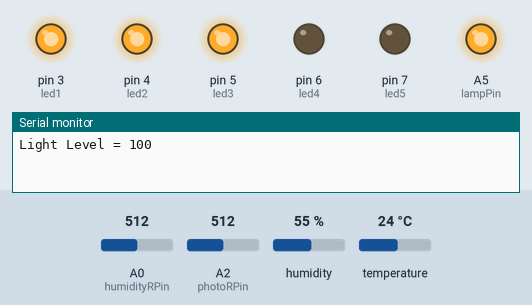
This sketch was run on a simulated Arduino Uno, built with avr-gcc and run on an emulated ATmega328P. On the bench: output pins drawn as LEDs (lit = HIGH), the last lines printed to the serial monitor. Inputs (shaded band) come from the test bench; at power-on: A2 (photoRPin) = 512, A0 (humidityRPin) = 512, humidity 55 %, temperature 24 °C. WiFi joins after 1.5 s; servers stay silent unless stated; pins used as bus, display or sensor lines are not drawn.

Above: at 3.7 s.
3.8 s: A2 (photoRPin) set to 481
At 5.7 s:
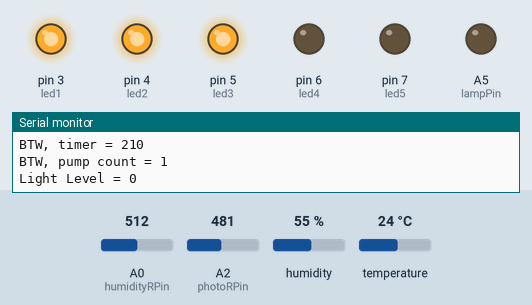
6.5 s: A0 (humidityRPin) set to 583
8.6 s: A0 (humidityRPin) set to 606
At 10.8 s:
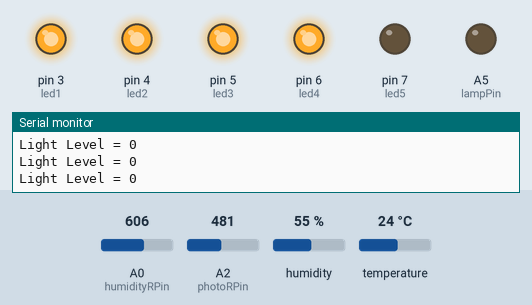
11.1 s: A2 (photoRPin) set to 716
At 12.3 s:
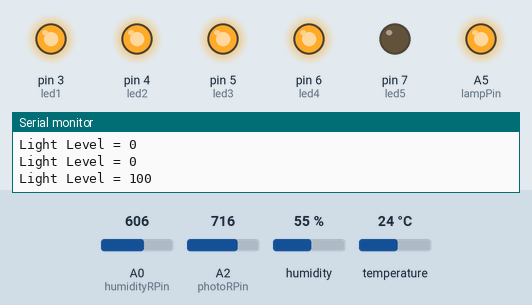
13.3 s: A0 (humidityRPin) set to 881
16.3 s: A0 (humidityRPin) set to 911
At 17.4 s:
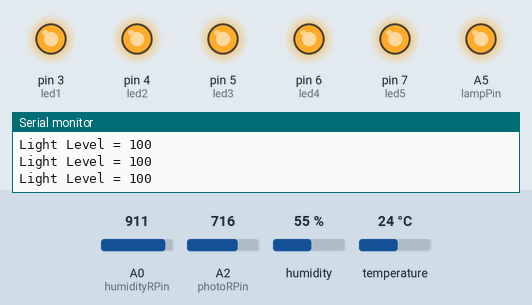
Timing chart, 0 to 18.9 s (numbered marks = the images above; inputs shaded):
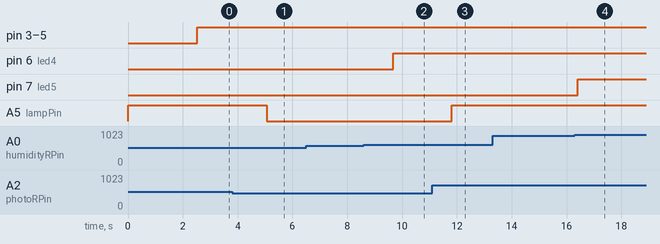

The sketch:

Garduino.ino
```cpp
#include <ThingSpeak.h>
#include <dht.h>
#include <SPI.h>
#include <Ethernet.h>


/* Garduino by Daniel Franulovic
 *  From tutorial examples on the web, free use
 *  - Analog signal read for humidity
 *  - Digital led gauge for output of analog value (5 leds, from green to red, depending on the level of signal from 0 super wet to 1024 super dry)
 *  - Air humidity DHT11 sensor on PWM pin that prints to monitor (for future saving on web server, wi-fi module pending)
 *  - Light sensor on analog with min/max adjustments (for future saving on cloud server, wi-fi module pending)
 *  - Water pump control based on soil humidity value
 *  - ThingSpeak integration for cloud upload of values
*/

// Ethernet declarations
byte mac[] = { 0xDE, 0xAD, 0xBE, 0xEF, 0xFE, 0xED};
EthernetClient client;

// ThingSpeak
unsigned long myChannelNumber = 174024;
const char * myWriteAPIKey = "I9651R8WWE30XEZW";
int timer = 200;

// leds for the digital output
int led1 = 3;
int led2 = 4;
int led3 = 5;
int led4 = 6;
int led5 = 7;

// Declarations of variables for Light Sensor
int photoRPin = A2;      // Using A2
int minLight;           // Used to calibrate the readings
int maxLight;           // Used to calibrate the readings
int lightLevel;
int adjustedLightLevel;

// Variables for Humidity Sensor
int humidityRPin = A0;    // Using A0

// Variables for DHT (air humidity and temperature) Sensor
dht DHT;              // DHT variable
#define DHT11_PIN 8   // the PWM pin the DHT11 is attached to

// Lamp control
#define RELAY_ON 0
#define RELAY_OFF 1
#define lampPin A5   // Using analog pin for lamp relay (digital pins are full)
int lightState = RELAY_OFF; // Lamp off

// Code for water pump
#define WATER_ON 0
#define WATER_OFF 1
#define waterPin 1    // Digital pin for water pump
int pumpSafety = WATER_ON;   // Safety mode to disable pump if humidity detector fails
int pumpCount = 0;
int pumpState = WATER_OFF;

// the setup routine runs once when you press reset:
void setup() {

  // declare digital gauge leds to be outputs
  pinMode(led1, OUTPUT);
  pinMode(led2, OUTPUT);
  pinMode(led3, OUTPUT);
  pinMode(led4, OUTPUT);
  pinMode(led5, OUTPUT);

  //Setup the starting light level limits (for Light Sensor)
  lightLevel=analogRead(photoRPin);
  minLight=lightLevel-20;
  maxLight=lightLevel;


  // guarantee that lamp is off
  digitalWrite(lampPin, RELAY_OFF);
  // declare lamp pin to be output
  pinMode(lampPin, OUTPUT);

  // guarantee that pump is off
  digitalWrite(waterPin, WATER_OFF);
  // declare water pin to be output
  pinMode(waterPin, OUTPUT);

  // Ethernet
  Ethernet.begin(mac);

  // ThingSpeak
  ThingSpeak.begin(client);

  // Waiting for sensors to stabilize
  delay(1000);

  // initialize serial communication at 9600 bits per second:
  Serial.begin(9600);
}

// the loop routine runs over and over again forever:
void loop() {

  // read the input for soil humidity value:
  int humidity = analogRead(humidityRPin);


  // print out the value you read for debug purposes:
  // Serial.println(humidity);

  // DHT11 section of the code
  // read the input for air humidity and temperature
  int chk = DHT.read11(DHT11_PIN);

   // If you want to use serial monitor for DHT11 values, uncomment this section
  /*Serial.print("Temperature = ");
  Serial.println(DHT.temperature);
  Serial.print("Humidity = ");
  Serial.println(DHT.humidity);


  Serial.print("Pump State = ");
  Serial.println(pumpState);
  Serial.print("Pump Safety = ");
  Serial.println(pumpSafety);
  Serial.print("Pump Count = ");
  Serial.println(pumpCount);
  */


  if (pumpCount > 10) pumpSafety = WATER_OFF;   // Disable pump if it has been running for over 10 seconds

  if (humidity >= 900) // totally dry
  {
    digitalWrite(led1, HIGH);
    digitalWrite(led2, HIGH);
    digitalWrite(led3, HIGH);
    digitalWrite(led4, HIGH);
    digitalWrite(led5, HIGH);
    if (pumpSafety == WATER_ON)
      {
        digitalWrite (waterPin, WATER_ON);
        pumpState = WATER_ON;
        delay(1000);  // 1 second for pump to run and humidify soil
        timer = timer + 10;
        pumpCount++;
      }
    else
      {
        digitalWrite (waterPin, WATER_OFF);
      }
  }
  else if (humidity >= 600  && humidity < 900) // very dry
  {
    digitalWrite(led1, HIGH);
    digitalWrite(led2, HIGH);
    digitalWrite(led3, HIGH);
    digitalWrite(led4, HIGH);
    digitalWrite(led5, LOW);
    if (pumpSafety == WATER_ON)
      {
        digitalWrite (waterPin, WATER_ON);
        pumpState = WATER_ON;
        delay(1000);  // 1 second for pump to run and humidify soil
        timer = timer + 10;
        pumpCount++;
      }
    else
      {
        digitalWrite (waterPin, WATER_OFF);
      }
  }
  else if (humidity >= 300 && humidity < 600) // dry
  {
    digitalWrite(led1, HIGH);
    digitalWrite(led2, HIGH);
    digitalWrite(led3, HIGH);
    digitalWrite(led4, LOW);
    digitalWrite(led5, LOW);
    if (pumpSafety == WATER_ON)
      {
        digitalWrite (waterPin, WATER_ON);
        pumpState = WATER_ON;
        delay(1000);  // 1 second for pump to run and humidify soil
        timer = timer + 10;
        pumpCount++;
      }
    else
      {
        digitalWrite (waterPin, WATER_OFF);
      }
  }
  else if (humidity >= 100 && humidity < 200) // ok
  {
    digitalWrite(led1, HIGH);
    digitalWrite(led2, HIGH);
    digitalWrite(led3, LOW);
    digitalWrite(led4, LOW);
    digitalWrite(led5, LOW);

    digitalWrite (waterPin, WATER_OFF);
    pumpState = WATER_OFF;
    pumpCount = 0;
  }
  else if (humidity >= 40 && humidity < 100) // wet
  {
    digitalWrite(led1, HIGH);
    digitalWrite(led2, LOW);
    digitalWrite(led3, LOW);
    digitalWrite(led4, LOW);
    digitalWrite(led5, LOW);
    digitalWrite (waterPin, WATER_OFF);
    pumpState = WATER_OFF;
    pumpCount = 0;
  }
  else if (humidity < 40) // drowning
  {
    digitalWrite(led1, LOW);
    digitalWrite(led2, LOW);
    digitalWrite(led3, LOW);
    digitalWrite(led4, LOW);
    digitalWrite(led5, LOW);
    digitalWrite (waterPin, WATER_OFF);
    pumpState = WATER_OFF;
    pumpCount = 0;
  }

  //Serial.println(lightState); //debug

  // Light sensor code below
  //auto-adjust the minimum and maximum limits in real time
  lightLevel=analogRead(photoRPin);
  if(minLight>lightLevel){
    minLight=lightLevel;
  }
  if(maxLight<lightLevel){
    maxLight=lightLevel;
  }

  //Adjust the light level to produce a result between 0 and 100.
  adjustedLightLevel = map(lightLevel, minLight, maxLight, 0, 100);


  if (adjustedLightLevel <= 20 && lightState == RELAY_OFF)
  {
    digitalWrite (lampPin, RELAY_ON);
    lightState = RELAY_ON;
  }
  else if (adjustedLightLevel > 20 && lightState == RELAY_ON)
  {
    digitalWrite (lampPin, RELAY_OFF); //only turn lamp off if it is on
    lightState = RELAY_OFF;
  }

  //Send the adjusted Light level result to Serial port (processing)

  Serial.print("Light Level = ");
  Serial.println(adjustedLightLevel);

  // End of light sensor code

  // Write to ThingSpeak
  if (timer >= 200)
  {
    ThingSpeak.setField(1, humidity);
    ThingSpeak.setField(2, (float)DHT.humidity);
    ThingSpeak.setField(3, (float)DHT.temperature);
    ThingSpeak.setField(4, adjustedLightLevel);
    ThingSpeak.setField(5, pumpState);
    ThingSpeak.setField(6, pumpSafety);
    ThingSpeak.writeFields(myChannelNumber, myWriteAPIKey);

  Serial.println("ThingSpeak writes: ");
  Serial.print("Humidity = ");
  Serial.println(humidity);
  Serial.print("Air Humidity = ");
  Serial.println(DHT.humidity);
  Serial.print("Air Temperature = ");
  Serial.println(DHT.temperature);
  Serial.print("Light Level = ");
  Serial.println(adjustedLightLevel);
  Serial.print("Pump State = ");
  Serial.println(pumpState);
  Serial.print("Pump Safety = ");
  Serial.println(pumpSafety);
  Serial.print("BTW, timer = ");
  Serial.println(timer);
  Serial.print("BTW, pump count = ");
  Serial.println(pumpCount);
  timer = 0;
  }
  delay(100);
  timer++;

}
```

Measured:
- the behaviour switches between 497 and 496 on A2 (photoRPin) (found by bisection; images 0 and 1)
- the behaviour switches between 599 and 600 on A0 (humidityRPin) (found by bisection; images 1 and 2)
- the behaviour switches between 899 and 900 on A0 (humidityRPin) (found by bisection; images 3 and 4)
- after the input at 3.8 s, A5 (lampPin): HIGH → LOW after 1.3 s
- after the input at 8.6 s, pin 6 (led4): LOW → HIGH after 1.1 s
- after the input at 11.1 s, A5 (lampPin): LOW → HIGH after 0.70 s
- after the input at 16.3 s, pin 7 (led5): LOW → HIGH after 0.11 s
